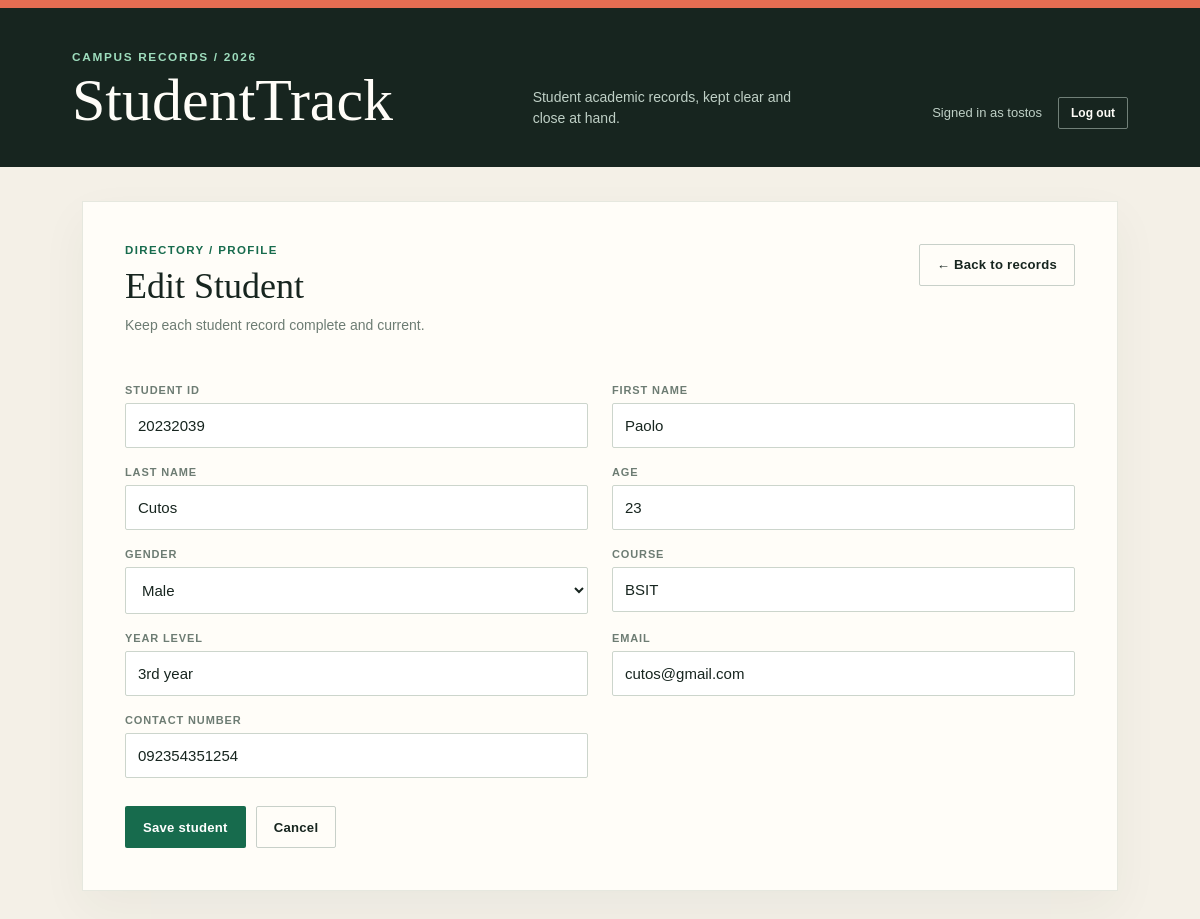
/students/13/edit/ (signed in), run on the app's committed database.
### tostos_sahur/models.py (models this page shows, shortened)
class Student(models.Model):
    GENDER_CHOICES = [
        ("Male", "Male"),
        ("Female", "Female"),
        ("Prefer not to say", "Prefer not to say"),
    ]
    student_id = models.CharField(max_length=30, unique=True)
    first_name = models.CharField(max_length=100)
    last_name = models.CharField(max_length=100)
    age = models.PositiveSmallIntegerField()
    gender = models.CharField(max_length=20, choices=GENDER_CHOICES)
    course = models.CharField(max_length=150)
    year_level = models.CharField(max_length=30)
    email = models.EmailField(unique=True)
    contact_number = models.CharField(max_length=30)
    class Meta:
        ordering = ["last_name", "first_name"]

### tostos_sahur/views.py (the view)
# urls.py: path("students/<int:pk>/edit/", views.student_update, name="student_update"),
@login_required
def student_update(request, pk):
    student = get_object_or_404(Student, pk=pk)
    if request.method == "POST":
        for field in ("student_id", "first_name", "last_name", "age", "gender", "course", "year_level", "email", "contact_number"):
            setattr(student, field, request.POST[field])
        student.save()
        messages.success(request, "Student record updated successfully.")
        return redirect("student_list")
    return render(request, "tostos_sahur/student_form.html", {"title": "Edit Student", "student": student})

### tostos_sahur/templates/tostos_sahur/student_form.html (shortened to what this page needs)
{% extends "tostos_sahur/base.html" %}
{% block content %}
<div class="card"><div class="topbar"><div><p class="eyebrow">Directory / Profile</p><h2>{{ title }}</h2><p class="subtitle">Keep each student record complete and current.</p></div><a class="button muted" href="{% url 'student_list' %}">← Back to records</a></div>
<form method="post">{% csrf_token %}<div class="grid">
  <div><label>Student ID</label><input required name="student_id" value="{{ student.student_id|default:'' }}"></div>
  <div><label>First Name</label><input required name="first_name" value="{{ student.first_name|default:'' }}"></div>
  <div><label>Last Name</label><input required name="last_name" value="{{ student.last_name|default:'' }}"></div>
  <div><label>Age</label><input required type="number" min="1" name="age" value="{{ student.age|default:'' }}"></div>
  <div><label>Gender</label><select required name="gender"><option value="Male" {% if student.gender == 'Male' %}selected{% endif %}>Male</option></select></div>
  <div><label>Course</label><input required name="course" value="{{ student.course|default:'' }}"></div>
  <div><label>Year Level</label><input required name="year_level" value="{{ student.year_level|default:'' }}"></div>
  <div><label>Email</label><input required type="email" name="email" value="{{ student.email|default:'' }}"></div>
  <div><label>Contact Number</label><input required name="contact_number" value="{{ student.contact_number|default:'' }}"></div>
</div><div class="form-actions"><button class="button" type="submit">Save student</button><a class="button muted" href="{% url 'student_list' %}">Cancel</a></div></form></div>
{% endblock %}

### tostos_sahur/templates/tostos_sahur/base.html (shortened to what this page needs)
<!doctype html>
<html lang="en">
<head>
</head>
<body>
  <header><div class="header-inner"><div><div class="brand-mark">Campus records / 2026</div><h1>StudentTrack</h1></div><p>Student academic records, kept clear and close at hand.</p>{% if user.is_authenticated %}<div class="header-account"><span>Signed in as {{ user.get_username }}</span><form method="post" action="{% url 'logout' %}">{% csrf_token %}<button type="submit">Log out</button></form></div>{% endif %}</div></header>
  <main>
    {% block content %}{% endblock %}
  </main>
</body>
</html>

### tostos_sahur/templates/tostos_sahur/base.html (style rules this page uses)
:root { --ink:#17251f; --muted:#6d7c73; --paper:#fffdf8; --line:#e6e8df; --mint:#d8f3e5; --green:#176b4d; --coral:#e56d52; }
* { box-sizing:border-box; }
body { font-family: Georgia, 'Times New Roman', serif; margin:0; min-height:100vh; background:#f4f0e7; color:var(--ink); }
body:before { content:''; display:block; height:8px; background:var(--coral); }
header { padding:42px max(6vw, 24px) 38px; background:var(--ink); color:var(--paper); }
.header-inner { max-width:1180px; margin:auto; display:flex; justify-content:space-between; align-items:end; gap:24px; }
.brand-mark { color:#9eddbd; font:700 .74rem/1.2 Arial, sans-serif; letter-spacing:.14em; text-transform:uppercase; }
header h1 { margin:8px 0 0; font-size:clamp(2.2rem, 5vw, 4.4rem); line-height:.94; font-weight:500; letter-spacing:0; }
header p { max-width:260px; margin:0; color:#bfd0c6; font:14px/1.5 Arial, sans-serif; }
.header-account { display:flex; align-items:center; gap:16px; color:#bfd0c6; font:13px Arial, sans-serif; }
.header-account form { margin:0; }
.header-account button { padding:8px 12px; border:1px solid #718078; border-radius:2px; background:transparent; color:var(--paper); cursor:pointer; font:700 12px Arial, sans-serif; }
main { max-width:1180px; margin:0 auto; padding:34px max(6vw, 24px) 70px; }
.card { background:var(--paper); border:1px solid var(--line); padding:clamp(22px, 4vw, 42px); box-shadow:0 18px 45px #25372c0c; }
.topbar { display:flex; justify-content:space-between; align-items:flex-start; margin-bottom:30px; gap:20px; }
h2 { margin:0; font-size:clamp(1.8rem, 3vw, 2.6rem); font-weight:500; letter-spacing:0; }
.eyebrow { margin:0 0 8px; color:var(--green); font:700 .72rem/1.2 Arial, sans-serif; letter-spacing:.12em; text-transform:uppercase; }
.subtitle { margin:8px 0 0; color:var(--muted); font:14px/1.5 Arial, sans-serif; }
.button { display:inline-flex; align-items:center; justify-content:center; min-height:42px; padding:11px 17px; border:1px solid transparent; border-radius:2px; text-decoration:none; cursor:pointer; background:var(--green); color:white; font:700 .82rem Arial, sans-serif; letter-spacing:.02em; }
.button.muted { background:transparent; border-color:#c8d0c9; color:var(--ink); }
label { display:block; margin:18px 0 7px; color:var(--muted); font:700 11px Arial, sans-serif; letter-spacing:.08em; text-transform:uppercase; }
input, select { width:100%; padding:13px 12px; border:1px solid #ccd5cc; border-radius:2px; outline:none; background:#fff; color:var(--ink); font:15px Arial, sans-serif; }
.grid { display:grid; grid-template-columns:1fr 1fr; gap:0 24px; }
.form-actions { display:flex; gap:10px; margin-top:28px; }

### data on the page
Student: student_id "20232039", first_name "Paolo", last_name "Cutos", age "23", gender "Male", course "BSIT", year_level "3rd year", email "cutos@gmail.com", contact_number "092354351254"

### other printed values
{{ user.get_username }} "tostos"
{{ title }} "Edit Student"
